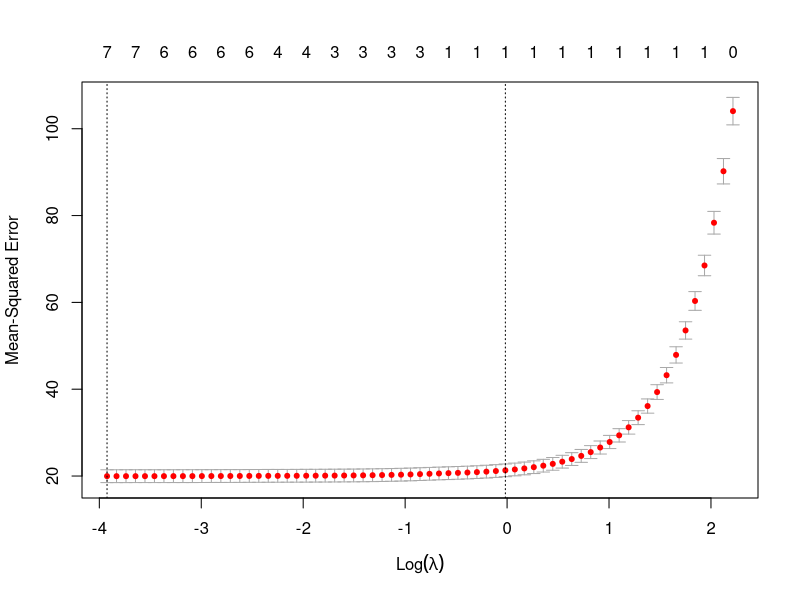

Recreate this plot in R.
library(glmnet)
set.seed(7)

#read data
train_dat <- read.csv("W26P1_train.csv", header = TRUE)
test_dat <- read.csv("W26P1_test.csv", header = TRUE)

# Haversine distance (in km)
haversine <- function(lat1, lon1, lat2, lon2) {
  R    <- 6371 # to get it in kilometres
  dlat <- (lat2 - lat1) * pi / 180
  dlon <- (lon2 - lon1) * pi / 180
  a    <- sin(dlat/2)^2 + cos(lat1*pi/180) * cos(lat2*pi/180) * sin(dlon/2)^2
  2 * R * asin(sqrt(a))
}

# Parse datetime for both sets
train_time <- as.POSIXct(as.character(train_dat$pickup_datetime))
test_time  <- as.POSIXct(as.character(test_dat$pickup_datetime))

# Distance
train_dat$distance <- haversine(train_dat$pickup_latitude, train_dat$pickup_longitude,
                                train_dat$dropoff_latitude, train_dat$dropoff_longitude)
test_dat$distance  <- haversine(test_dat$pickup_latitude,  test_dat$pickup_longitude,
                                test_dat$dropoff_latitude,  test_dat$dropoff_longitude)

# Hour of day (0–23)
train_dat$hour <- as.numeric(format(train_time, "%H"))
test_dat$hour  <- as.numeric(format(test_time,  "%H"))

# Day of week (1 = Monday … 7 = Sunday)
train_dat$dow  <- as.numeric(format(train_time, "%u"))
test_dat$dow   <- as.numeric(format(test_time,  "%u"))

# ── Prepare model matrices ─────────────────────────────────────────────────────

features <- c("pickup_longitude", "pickup_latitude",
              "dropoff_longitude", "dropoff_latitude",
              "distance", "hour", "dow", "passenger_count")

X_train <- as.matrix(train_dat[, features])
Y_train <- train_dat$fare_amount
X_test  <- as.matrix(test_dat[, features])

# 10-fold CV to select lambda
lasso_cv <- cv.glmnet(X_train, Y_train, alpha = 1, nfolds = 10)
plot(lasso_cv)

cat("lambda.min  :", lasso_cv$lambda.min, "\n")
cat("lambda.1se  :", lasso_cv$lambda.1se, "\n")

# Coefficients — see which features survived
coef(lasso_cv, s = lasso_cv$lambda.1se)

# Predict using lambda.1se
lasso_pred <- predict(lasso_cv, s = lasso_cv$lambda.1se, newx = X_test)

lasso_train_pred <- predict(lasso_cv, s = lasso_cv$lambda.1se, newx = X_train)
cat("RMSE lambda.1se :", sqrt(mean((Y_train - lasso_train_pred)^2)), "\n")

#write to submission file
outDat = data.frame(uid = test_dat$uid, fare_amount = as.vector(lasso_pred))

write.csv(outDat, "W26P1_submission1.csv", row.names = F)
